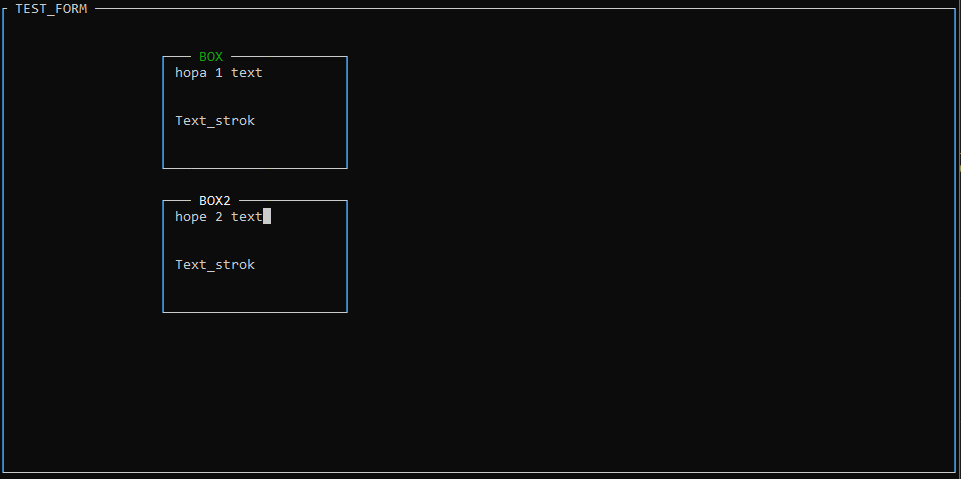
#> input picture Npyscreen/Images/ex1.PNG, 961 x 479 px, found by its file name
$ jupyter execute --allow-errors Good_example.ipynb   (shell and % lines are left out)
#> lines starting #> are read from the running program, lines starting #| are printed output that depends on the picture
# These are great examples that descripe desired functialities

## Requiments
- Only npyscreen is required
- Official Doc.                 >>    https://npyscreen.readthedocs.io/index.html
- detaild PDF doc. (relase 2)   >>    https://buildmedia.readthedocs.org/media/pdf/npyscreen/latest/npyscreen.pdf
- Google group for Npyscreen    >>    https://groups.google.com/g/npyscreen
- Offical Git                   >>    https://github.com/npcole/npyscreen

--------------------------------------
- This part to just show the images in the nootbook

[cell 1]
from PIL import Image
import cv2
import numpy as np
import matplotlib.pyplot as plt

---------------------------------

- ### Ex 1 : Two Boxes with editable text in them

[cell 2]
#!/usr/bin/env python3
import npyscreen
import weakref

class App(npyscreen.NPSAppManaged ):
    def onStart(self):
        self.addForm("MAIN", MainForm, name="TEST_FORM")


class InputWidget(npyscreen.Textfield):
    # [4 lines left out: function __init__, not called in this run]

class multiContainedBox(npyscreen.BoxTitle):
    _contained_widget = [InputWidget, InputWidget]


    # [32 lines left out: functions make_contained_widget, update, not called in this run]
            #w.edit()


class MainForm(npyscreen.FormBaseNew):
    # [5 lines left out: function create, not called in this run]


MyApp = App()
#> (the rest of this cell did not finish here and is left out)

- ### Output 1

[cell 3]
im_array = np.asarray(cv2.imread('ex1.png'))
#> im_array is the input picture: shape (479, 961, 3); mean B, G, R 14.4, 14.3, 14.2
plt.imshow(im_array)
plt.show()

-----------------------------------------------------

- ### Ex 2 : Read Time Colock >>>> edit a TitleText.

[cell 4]
#!/usr/bin/env python
import npyscreen
import time
import curses

class TimeoutApplication(npyscreen.NPSAppManaged):
	def onStart(self):
		self.mainForm = self.addForm('MAIN', TimeoutForm)


class TimeoutForm(npyscreen.Form):
	def create(self):
		self.keypress_timeout = 10
		self.timeWidget       = self.add(npyscreen.TitleText, name="Time:", value=None, editable = None)

	def afterEditing(self):
		self.parentApp.NEXT_ACTIVE_FORM = None

	def while_waiting(self):
		self.timeWidget.value = time.asctime()
		self.timeWidget.display()


#> (the rest of this cell did not finish here and is left out)

- ### Output 2

[cell 5]
im_array = np.asarray(cv2.imread('ex2_time.PNG'))
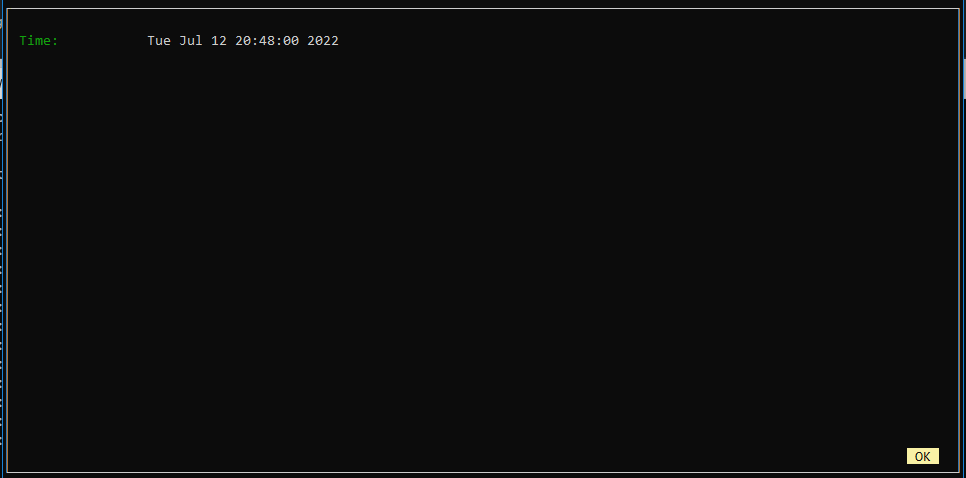
#> input picture Npyscreen/Images/ex2_time.PNG, 966 x 478 px, found by its file name
#> im_array is the input picture: shape (478, 966, 3); mean B, G, R 14.1, 14, 13.8
plt.imshow(im_array)
plt.show()

---------------------------------------------

- ### Ex 3 : Check TitleInput value change and act on it.

#> (a cell that did not finish here is left out)

- ### Output 3

[cell 7]
im_array = np.asarray(cv2.imread('ex3_ipcheck.png'))
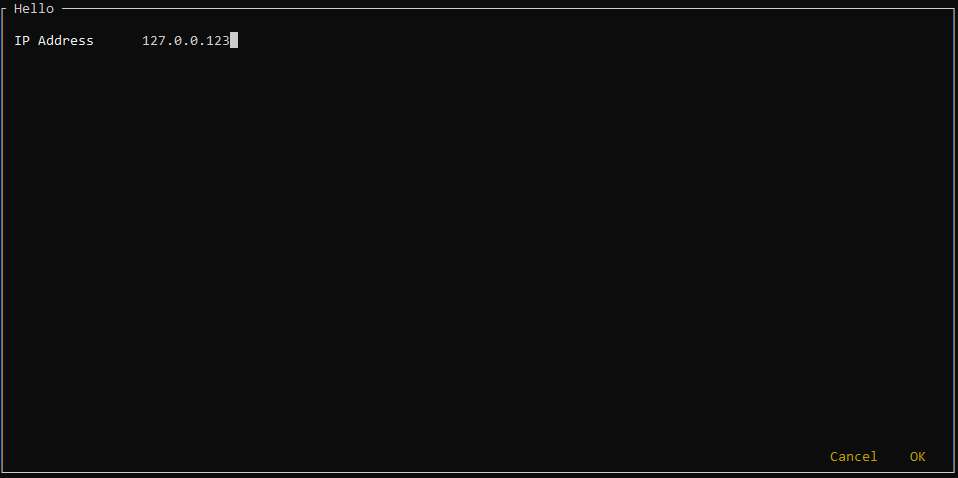
#> input picture Npyscreen/Images/ex3_ipcheck.PNG, 958 x 478 px, found by its file name
#> im_array is the input picture: shape (478, 958, 3); mean B, G, R 13.5, 13.5, 13.5
plt.imshow(im_array)
plt.show()

---------------------------------------------

- ### Ex 4 : Jump to certain point when hit enter on another point

[cell 8]
import curses
import npyscreen
import random

class MyGrid(npyscreen.GridColTitles):
    # You need to override custom_print_cell to manipulate how
    # a cell is printed. In this example we change the color of the
    # text depending on the string value of cell.
    # [7 lines left out: function custom_print_cell, not called in this run]


class nuevoIngreso(npyscreen.FormBaseNew):
    def afterEditing(self):

        self.parentApp.setNextForm(None)


    # [33 lines left out: functions create, input_send, not called in this run]


class MyApplication(npyscreen.NPSAppManaged):
    def onStart(self):
        F=self.addForm('MAIN', nuevoIngreso, name='Nuevo Ingreso')
        # A real application might define more forms here.......


#> (the rest of this cell did not finish here and is left out)

- ### Output 4

[cell 9]
im_array = np.asarray(cv2.imread('ex4_jump.PNG'))
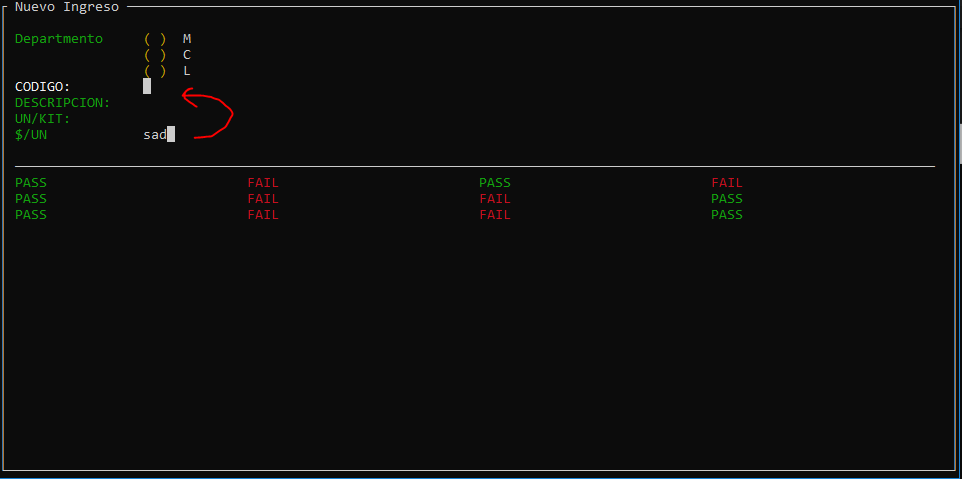
#> input picture Npyscreen/Images/ex4_jump.PNG, 962 x 479 px, found by its file name
#> im_array is the input picture: shape (479, 962, 3); mean B, G, R 14.6, 14.8, 14.3
plt.imshow(im_array)
plt.show()

--------------------------------------------

--------------------------------

- ### Ex 5 : Some unsorted Examples

### Search Like VIM

[cell 10]
im_array = np.asarray(cv2.imread('search.PNG'))
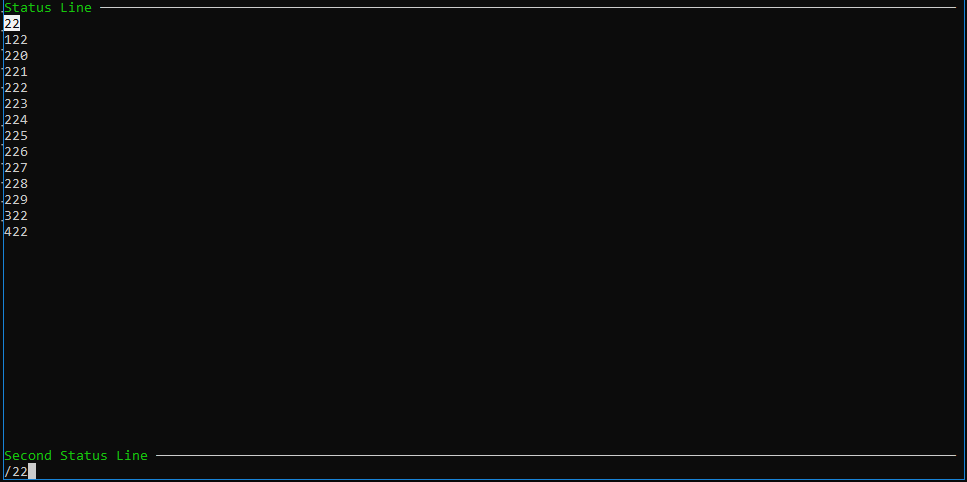
#> input picture Npyscreen/Images/search.PNG, 967 x 482 px, found by its file name
#> im_array is the input picture: shape (482, 967, 3); mean B, G, R 14, 13.9, 13.3
plt.imshow(im_array)
plt.show()

### MultilineEditable

[cell 11]
im_array = np.asarray(cv2.imread('MultilineEditable.PNG'))
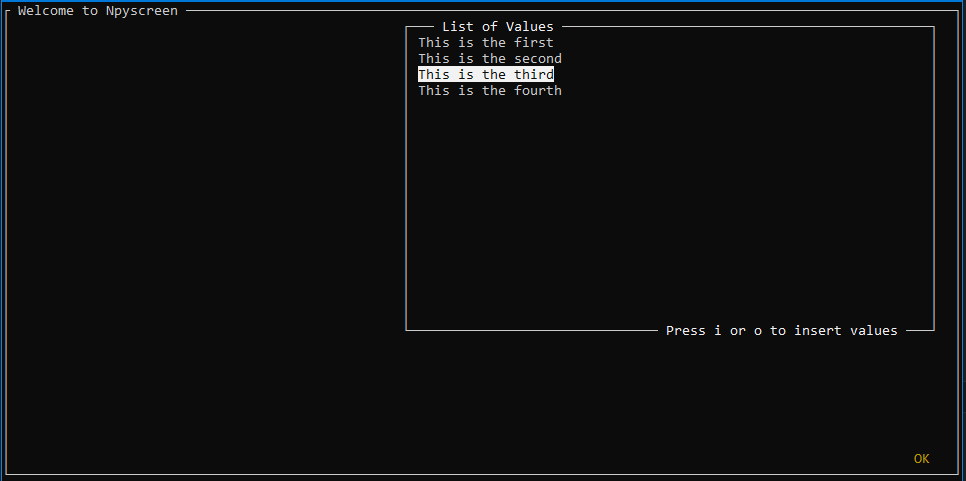
#> input picture Npyscreen/Images/MultilineEditable.PNG, 966 x 481 px, found by its file name
#> im_array is the input picture: shape (481, 966, 3); mean B, G, R 16.8, 16.3, 15.5
plt.imshow(im_array)
plt.show()
